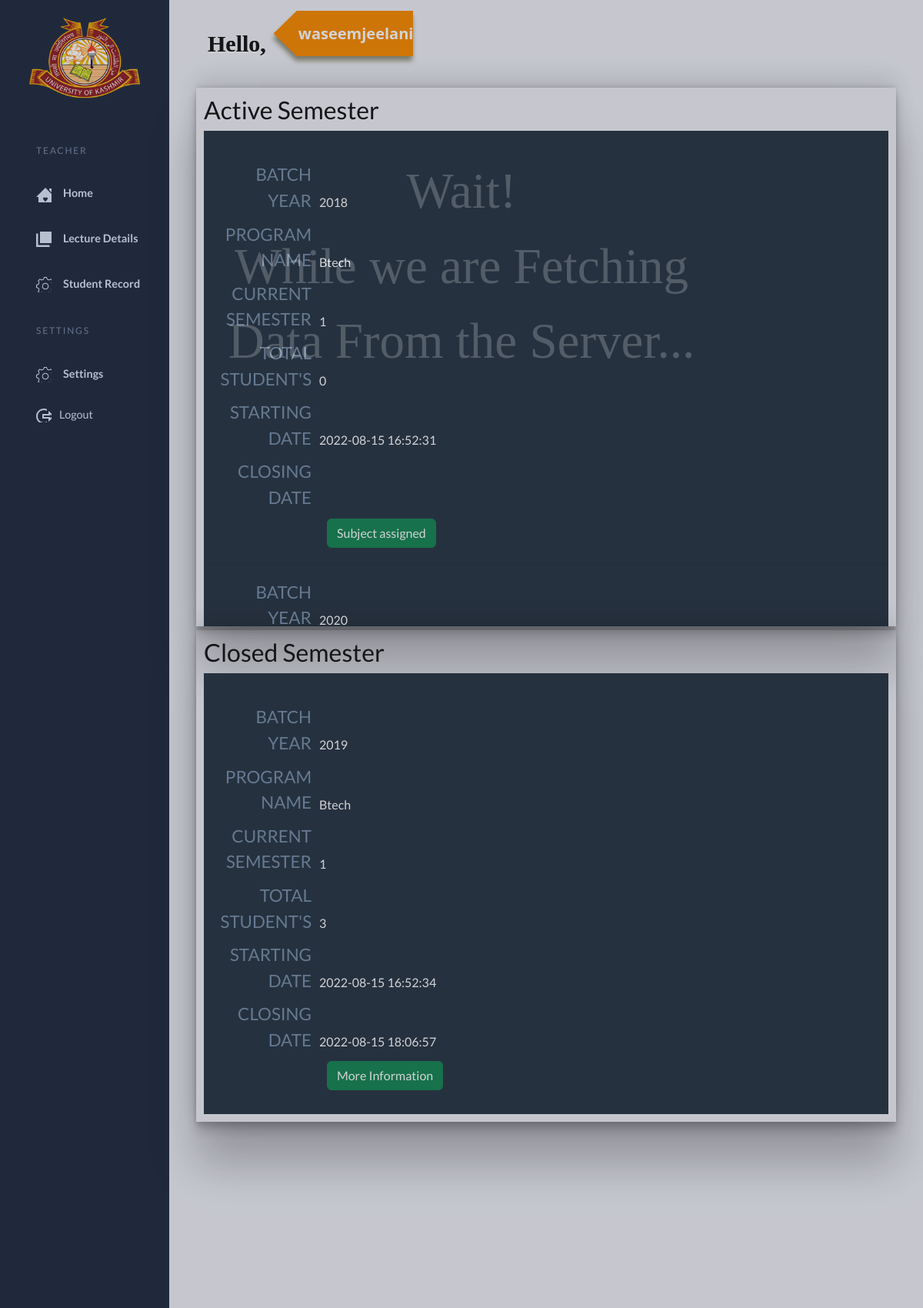
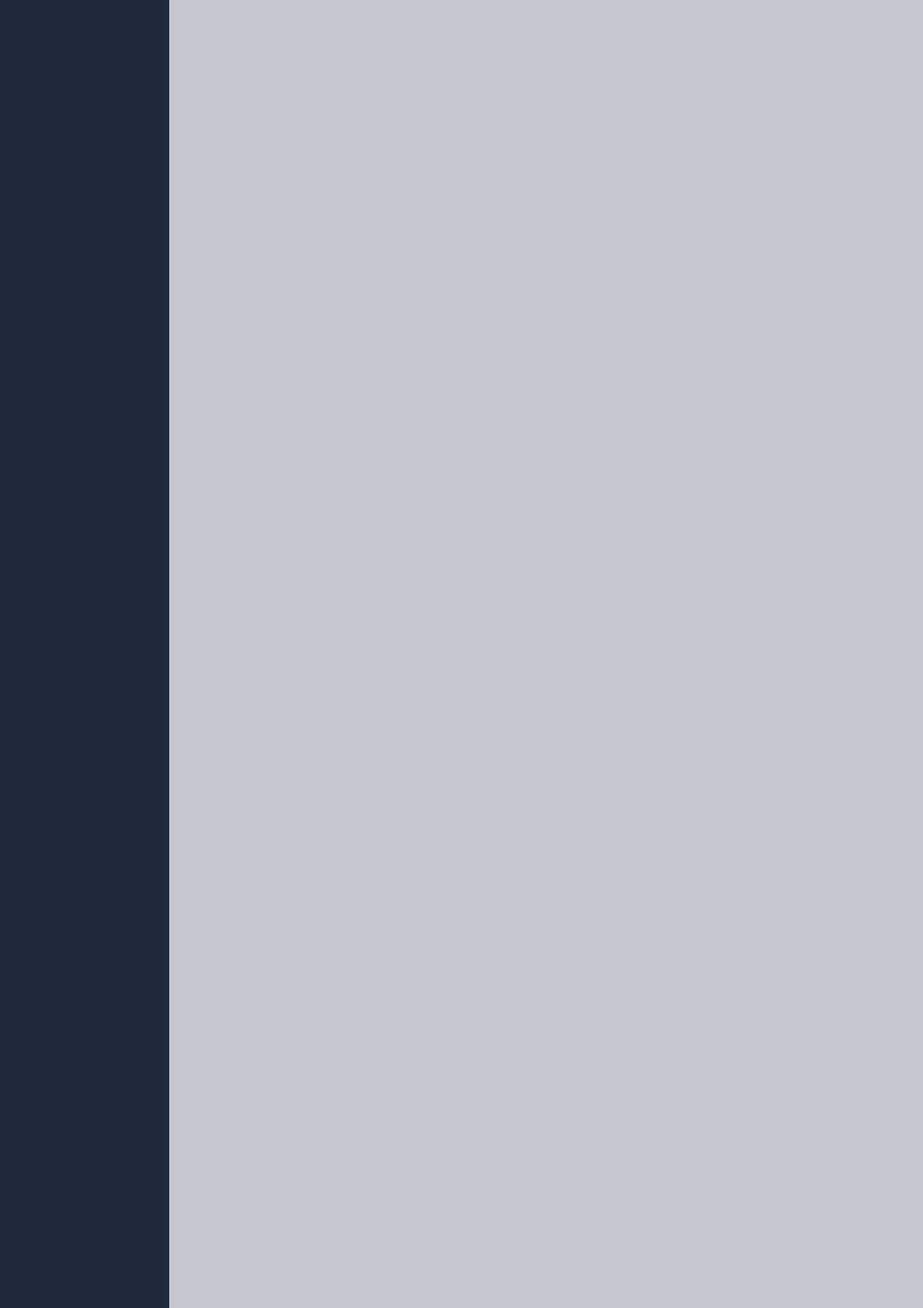
Page /teacher/dashboard.php (signed in, upper part) on the committed database (2 pictures, top to bottom).
### tables this page shows
CREATE TABLE `teacher` (
  `teacherid` int(11) NOT NULL,
  `teacherusername` varchar(100) NOT NULL,
  `teacherempid` varchar(100) NOT NULL,
  `teacherphonenumber` varchar(100) NOT NULL,
  `teacherposition` int(100) NOT NULL,
  `teacherpassword` varchar(100) NOT NULL,
  `creationtime` timestamp NOT NULL DEFAULT current_timestamp(),
  `coordinatorid` int(100) NOT NULL,
  `teacherstatus` varchar(100) NOT NULL DEFAULT 'active'
);

CREATE TABLE `batch` (
  `batchid` int(11) NOT NULL,
  `batchyear` int(10) NOT NULL,
  `currentsemester` int(10) NOT NULL DEFAULT 0,
  `creationdate` timestamp NOT NULL DEFAULT current_timestamp() ON UPDATE current_timestamp(),
  `branchid` int(100) NOT NULL,
  `batchstatus` varchar(100) NOT NULL DEFAULT '0'
);

CREATE TABLE `branch` (
  `branchid` int(100) NOT NULL,
  `branchname` varchar(100) NOT NULL,
  `totalsemester` varchar(100) NOT NULL,
  `creationdate` timestamp(6) NOT NULL DEFAULT current_timestamp(6),
  `coordinatorid` bigint(100) NOT NULL
);

CREATE TABLE `semester` (
  `semesterid` int(11) NOT NULL,
  `semesterno` int(100) NOT NULL,
  `batchid` int(11) NOT NULL,
  `opendate` timestamp NOT NULL DEFAULT current_timestamp(),
  `closedate` timestamp NULL DEFAULT NULL,
  `semesterstatus` varchar(100) NOT NULL
);

### teacher/loaddata/loadactivesemester.php (the view, shortened to what this page needs)
<div class="maintable">
    <h2>Active Semester</h2>
    <main>
        <table>
            <tfoot>
                <tr>
                    <th colspan="3"></th>
                </tr>
            </tfoot>
            <tbody>
                <?php
                $sqlnew = $conn->prepare("SELECT * FROM  teacher INNER join coordinator on teacher.coordinatorid = coordinator.coordinatiorid INNER join branch on branch.coordinatorid = coordinator.coordinatiorid INNER join batch on batch.branchid = branch.branchid INNER join semester on batch.batchid = semester.batchid WHERE teacher.teacherid = ?");
                $sqlnew->bindParam(1, $teacherid);
                $sqlnew->execute();
                $resultall = $sqlnew->fetchAll(PDO::FETCH_ASSOC);
                foreach ($resultall as $row) {
                    if ($row["semesterstatus"] == 1) {
                        $batchidcount =  $row['batchid'];
                        $sqlpre = $conn->prepare("SELECT * FROM `student` WHERE `batchid` = ?");
                        $sqlpre->bindParam(1, $batchidcount);
                        $sqlpre->execute();
                        $totalstudent = $sqlpre->rowCount();
                ?>
                <tr>
                    <td data-title="Batch Year"><?php echo $row['batchyear']; ?>
                    </td>
                    <td data-title="Program Name"><?php echo $row['branchname']; ?></td>
                    <td data-title="Current Semester"><?php echo $row['currentsemester']; ?></td>
                    <td data-title="Total Student's"><?php echo $totalstudent; ?> </td>
                    <td data-title="Starting Date"><?php echo $row['opendate']; ?></td>
                    <td data-title="Closing Date"><?php echo $row['closedate']; ?></td>
                    <td class="select">
                        <div class="btn-group" role="group" aria-label="Basic mixed styles example">
                            <button id="assignsubjectbox" data-id="<?php echo $row['semesterid']; ?>" type="button"
                                class="btn btn-success clickbutton" data-bs-toggle="modal"
                                data-bs-target="#assign-teacher">
                                Subject assigned
                            </button>
                        </div>
                    </td>
                </tr>
                <?php
                    }
                }
                ?>
            </tbody>
        </table>
    </main>
</div>
<div class="maintable">
    <h2>Closed Semester</h2>
    <main>
        <table>
            <tfoot>
                <tr>
                    <th colspan="3"></th>
                </tr>
            </tfoot>
            <tbody>
                <?php
                foreach ($resultall as $row) {
                    if ($row["semesterstatus"] == 0) {
                        $batchidcount =  $row['batchid'];
                        $sqlpre = $conn->prepare("SELECT * FROM `student` WHERE `batchid` = ?");
                        $sqlpre->bindParam(1, $batchidcount);
                        $sqlpre->execute();
                        $totalstudent = $sqlpre->rowCount();
                ?>
                <tr>
                    <td data-title="Batch Year"><?php echo $row['batchyear']; ?>
                    </td>
                    <td data-title="Program Name"><?php echo $row['branchname']; ?></td>
                    <td data-title="Current Semester"><?php echo $row['semesterno']; ?></td>
                    <td data-title="Total Student's"><?php echo $totalstudent; ?></td>
                    <td data-title="Starting Date"><?php echo $row['opendate']; ?></td>
                    <td data-title="Closing Date"><?php echo $row['closedate']; ?></td>
                    <td class="select">
                        <div class="btn-group" role="group" aria-label="Basic mixed styles example">
                            <button type="button" class="btn btn-success clickbutton" data-bs-toggle="modal"
                                data-bs-target="#active-informatison-box">
                                More Information
                            </button>
                        </div>
                    </td>
                </tr>
                <?php
                    }
                }
                ?>
            </tbody>
        </table>
    </main>
</div>

### coordinator/table.css (style rules this page uses)
main { background-color: #2C3845; }
table { display: block; }
tr, td, tbody, tfoot { display: block; }
tr { padding-bottom: 10px; }
td { padding: 10px 10px 0; text-align: center; }
td:before { content: attr(data-title); color: #7a91aa; text-transform: uppercase; font-size: 1.4rem; padding-right: 10px; display: block; }
table { width: 100%; }
th { text-align: left; font-weight: 700; }
tbody td { color: white; }
tfoot th { display: block; padding: 10px; text-align: center; color: #b8c4d2; }
.select { padding-bottom: 20px; border-bottom: 1px solid #28333f; }
.select:before { display: none; }
@media (min-width: 900px) { td { text-align: left; } }
@media (min-width: 900px) { td:before { display: inline-block; text-align: right; width: 140px; } }
@media (min-width: 900px) { .select { padding-left: 160px; } }

### coordinator/dash.css (style rules this page uses)
:root { --page-header-bgColor: #242e42; --page-header-bgColor-hover: #1d2636; --page-header-txtColor: #dde9f8; --page-header-headingColor: #7889a4; --page-header-width: 220px; --page-content-bgColor: #f0f1f6; --page-content-txtColor: #171616; --page-content-blockColor: #fff; --white: #fff; --black: #333; --blue: #00b9eb; --red: #ec1848; --border-radius: 4px; --box-shadow: 0 0 10px -2px rgba(0, 0, 0, 0.075); --switch-bgLightModeColor: #87cefa; --switch-sunColor: gold; --switch-moonColor: #f4f4f4; --switch-bgDarkModeColor: #1f1f27; }
* { padding: 0; margin: 0; box-sizing: border-box; }
a, button { color: inherit; }
button { background: none; cursor: pointer; }
button, input { border: none; }
body { font: 16px/1.5 "Lato", sans-serif; }
body { position: relative; }

### teacher/loaddata/loadactivesemester.php (style rules this page uses)
.maintable { max-height: 700px; overflow-y: scroll; padding: 10px; margin: 5px; box-shadow: rgb(0 0 0 / 25%) 0px 54px 55px, rgb(0 0 0 / 12%) 0px -12px 30px, rgb(0 0 0 / 12%) 0px 4px 6px, rgb(0 0 0 / 17%) 0px 12px 13px, rgb(0 0 0 / 9%) 0px -3px 5px; }

### rows in the picture
teacher: batch.batchyear "2018", branch.branchname "Btech", batch.currentsemester "1", totalstudent "0", semester.opendate "2022-08-15 16:52:31", batch.batchyear "2020", batch.batchyear "2019", semester.semesterno "1", totalstudent "3", semester.opendate "2022-08-15 16:52:34", semester.closedate "2022-08-15 18:06:57"

### other values in the picture
$_SESSION['teacherusername'] "waseemjeelani"
